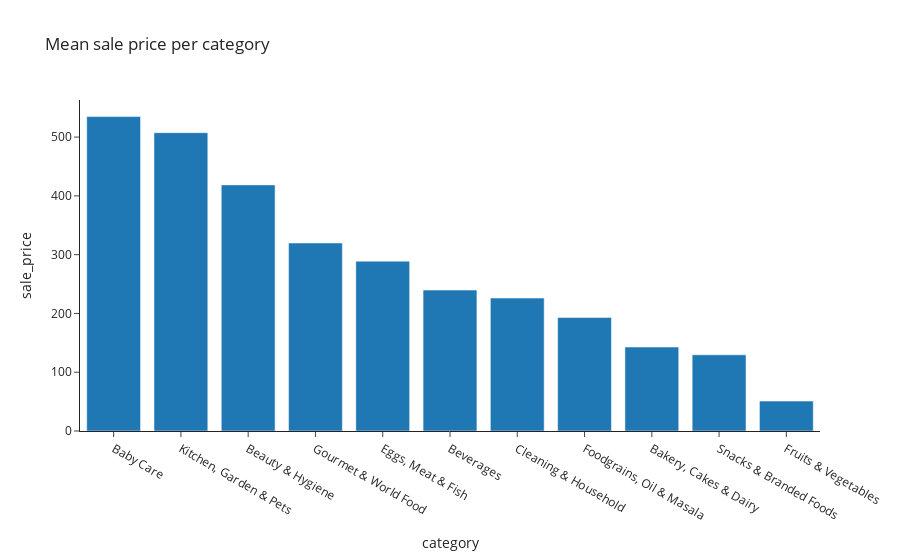

The code cell stored with this chart in its notebook:
### Code cell
px.bar(mean_sale_price, x='category', y='sale_price', title='Mean sale price per category', template='simple_white')

### Figure 1 — Plotly figure (JSON) as saved in the notebook; plotly's stock layout.template omitted (floating-point values rounded to 4 significant figures)
{"data": [{"alignmentgroup": "True", "hovertemplate": "category=%{x}<br>sale_price=%{y}<extra></extra>", "legendgroup": "", "marker": {"color": "#1F77B4", "pattern": {"shape": ""}}, "name": "", "offsetgroup": "", "orientation": "v", "showlegend": false, "textposition": "auto", "type": "bar", "x": ["Baby Care", "Kitchen, Garden & Pets", "Beauty & Hygiene", "Gourmet & World Food", "Eggs, Meat & Fish", "Beverages", "Cleaning & Household", "Foodgrains, Oil & Masala", "Bakery, Cakes & Dairy", "Snacks & Branded Foods", "Fruits & Vegetables"], "xaxis": "x", "y": [534.9, 507.5, 418.7, 319.9, 288.9, 239.8, 226.2, 193.2, 142.8, 129.6, 50.89], "yaxis": "y"}], "layout": {"barmode": "relative", "legend": {"tracegroupgap": 0}, "title": {"text": "Mean sale price per category"}, "xaxis": {"anchor": "y", "domain": [0, 1], "title": {"text": "category"}}, "yaxis": {"anchor": "x", "domain": [0, 1], "title": {"text": "sale_price"}}}}
